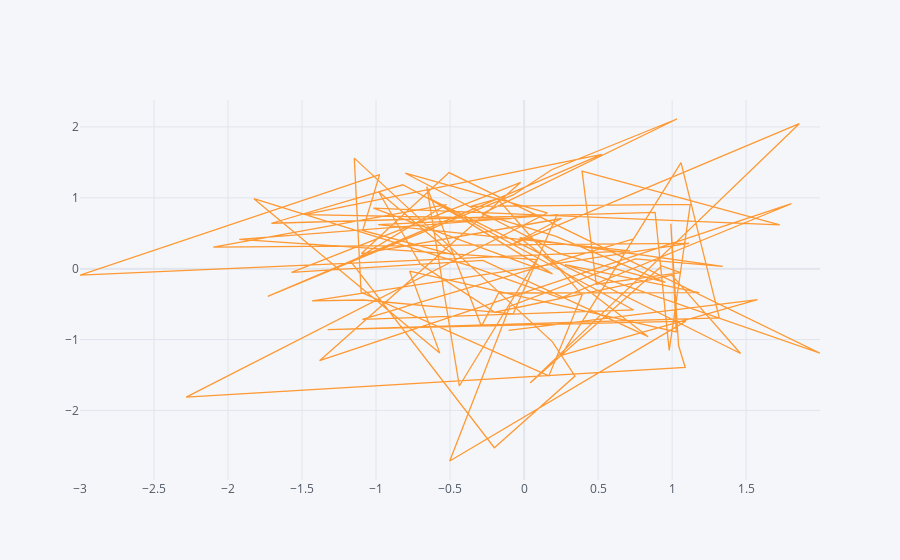

The code cell stored with this chart in its notebook:
### Markdown cell above
## Scatter

### Code cell
df.iplot(kind='scatter',x='A',y='B')
